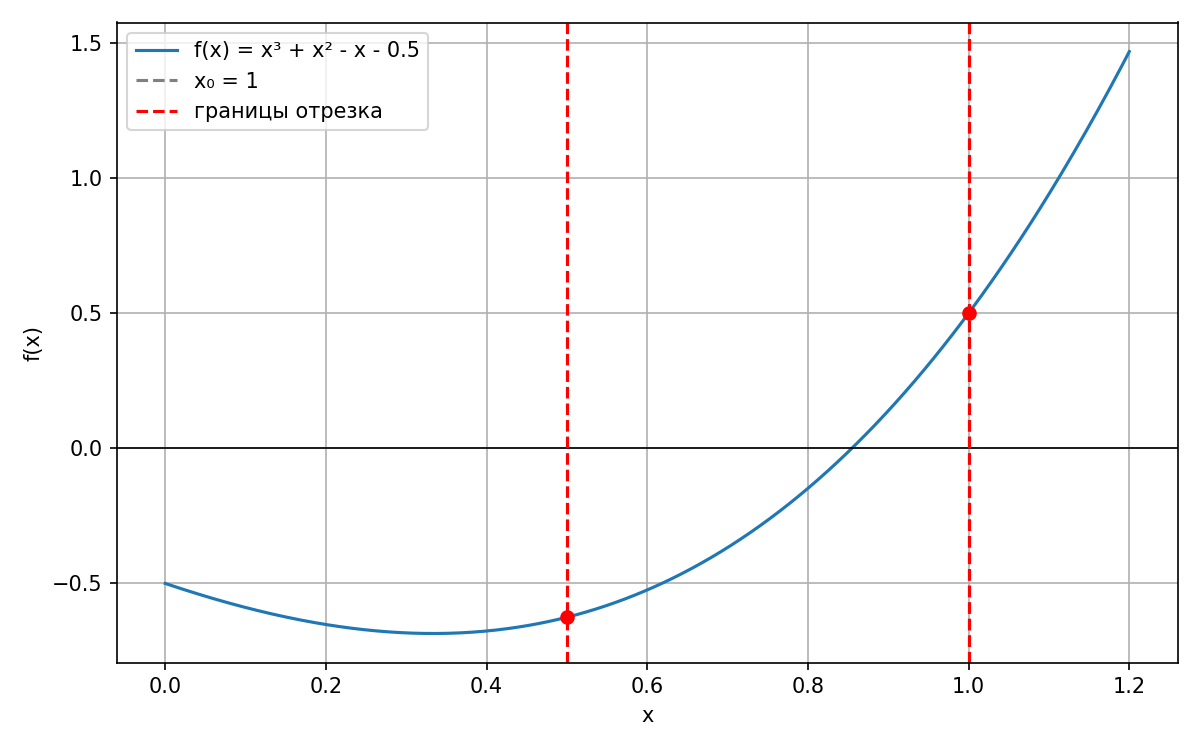

This figure's Python source:
"""Решение нелинейного уравнения методами итераций и Ньютона."""

import numpy as np

from utils import read_json, setup_output, show


INPUT_FILE = "nonlinear_equation_input.json"


def function(x):
    """Вычислить значение исходной функции."""
    return x ** 3 + x ** 2 - x - 0.5


def derivative(x):
    """Вычислить значение первой производной."""
    return 3 * x ** 2 + 2 * x - 1


def iteration_function(x):
    """Вычислить следующее приближение метода простой итерации."""
    return np.cbrt(-x ** 2 + x + 0.5)


def iteration_derivative(x):
    """Вычислить производную итерационной функции."""
    radicand = -x ** 2 + x + 0.5
    return (1 - 2 * x) / (3 * np.cbrt(radicand) ** 2)


def simple_iterations(initial, epsilon, max_iterations, contraction):
    """Найти корень методом простой итерации."""
    if not 0 <= contraction < 1:
        raise ValueError("на выбранном отрезке не выполнено условие сходимости")

    x = initial
    history = []
    for iteration in range(1, max_iterations + 1):
        next_x = iteration_function(x)
        error = contraction / (1 - contraction) * abs(next_x - x)
        history.append((iteration, next_x, error, abs(function(next_x))))
        if error <= epsilon:
            return next_x, iteration, history
        x = next_x
    raise ValueError("метод простой итерации не сошёлся")


def newton_method(initial, epsilon, max_iterations, zero_tolerance):
    """Найти корень методом Ньютона."""
    x = initial
    history = []
    for iteration in range(1, max_iterations + 1):
        derivative_value = derivative(x)
        if abs(derivative_value) <= zero_tolerance:
            raise ValueError("производная метода Ньютона близка к нулю")

        next_x = x - function(x) / derivative_value
        error = abs(next_x - x)
        history.append((iteration, next_x, error, abs(function(next_x))))
        if error <= epsilon:
            return next_x, iteration, history
        x = next_x
    raise ValueError("метод Ньютона не сошёлся")


def compare_methods(simple_count, newton_count):
    """Сравнить количество итераций двух методов."""
    if simple_count == newton_count:
        return "Методы сошлись за одинаковое количество итераций."
    if simple_count < newton_count:
        return "Метод простой итерации потребовал меньше итераций."
    return "Метод Ньютона потребовал меньше итераций."


def create_plot(initial, bounds, plot_config):
    """Построить график функции для выбора начального приближения."""
    import matplotlib.pyplot as plt

    left_bound, right_bound = bounds
    x_values = np.linspace(*plot_config["x_range"], plot_config["points"])
    plt.figure(figsize=(8, 5))
    plt.plot(x_values, function(x_values), label="f(x) = x³ + x² - x - 0.5")
    plt.axhline(0, color="black", linewidth=0.8)
    plt.axvline(initial, color="gray", linestyle="--", label=f"x₀ = {initial:g}")
    plt.axvline(
        left_bound,
        color="red",
        linestyle="--",
        label="границы отрезка",
    )
    plt.axvline(right_bound, color="red", linestyle="--")
    plt.scatter(
        [left_bound, right_bound],
        [function(left_bound), function(right_bound)],
        color="red",
        zorder=3,
    )
    plt.xlabel("x")
    plt.ylabel("f(x)")
    plt.grid(True)
    plt.legend()
    plt.tight_layout()
    plt.savefig(plot_config["function_file"], dpi=plot_config["dpi"])
    plt.close()


def create_error_plot(
    simple_history,
    newton_history,
    reference_root,
    plot_config,
):
    """Построить график ошибки относительно эталонного корня."""
    import matplotlib.pyplot as plt

    plt.figure(figsize=(8, 5))
    for history, label in (
        (simple_history, "Простая итерация"),
        (newton_history, "Метод Ньютона"),
    ):
        iterations = [item[0] for item in history]
        errors = [abs(item[1] - reference_root) for item in history]
        plt.semilogy(iterations, errors, marker="o", label=label)

    plt.xlabel("Номер итерации k")
    plt.ylabel("Погрешность приближения")
    iterations = {
        item[0]
        for history in (simple_history, newton_history)
        for item in history
    }
    plt.xticks(sorted(iterations))
    plt.grid(True, which="both", linestyle="--", alpha=0.7)
    plt.legend()
    plt.tight_layout()
    plt.savefig(plot_config["error_file"], dpi=plot_config["dpi"])
    plt.close()


def main():
    try:
        config = read_json(INPUT_FILE)
        epsilon = float(config["epsilon"])
        reference_epsilon = np.longdouble(epsilon) ** 2
        max_iterations = int(config["max_iterations"])
        left_bound, right_bound = map(float, config["interval"])
        initial_guess = float(config["initial_guess"])
        zero_tolerance = float(config["zero_tolerance"])
        plot_config = config["plot"]

        if epsilon <= 0 or max_iterations <= 0 or zero_tolerance <= 0:
            raise ValueError("точности и число итераций должны быть положительными")
        if left_bound >= right_bound:
            raise ValueError("левая граница должна быть меньше правой")

        contraction = max(
            abs(iteration_derivative(left_bound)),
            abs(iteration_derivative(right_bound)),
        )
        simple_root, simple_count, simple_history = simple_iterations(
            initial_guess,
            epsilon,
            max_iterations,
            contraction,
        )
        newton_root, newton_count, newton_history = newton_method(
            initial_guess,
            epsilon,
            max_iterations,
            zero_tolerance,
        )
        reference_root, _, _ = newton_method(
            np.longdouble(initial_guess),
            reference_epsilon,
            max_iterations,
            np.longdouble(zero_tolerance),
        )
        create_plot(initial_guess, (left_bound, right_bound), plot_config)
        create_error_plot(
            simple_history,
            newton_history,
            reference_root,
            plot_config,
        )

        setup_output(precision=int(config["output_precision"]))
        print("Уравнение: x³ + x² - x - 0.5 = 0")
        print(f"Заданная точность ε: {epsilon:g}")
        print(f"Отрезок локализации корня: [{left_bound:g}, {right_bound:g}]")
        print(f"Начальное приближение x₀: {initial_guess:g}")
        print(f"Коэффициент сжатия q: {contraction:.6g}")
        show("Корень методом простой итерации", simple_root)
        show("Невязка метода простой итерации", abs(function(simple_root)))
        print(f"Количество итераций: {simple_count}")
        show("Корень методом Ньютона", newton_root)
        show("Невязка метода Ньютона", abs(function(newton_root)))
        print(f"Количество итераций: {newton_count}")
        show("Сравнение скорости сходимости", compare_methods(simple_count, newton_count))
        print(f"\nГрафик функции сохранён в файл {plot_config['function_file']}")
        print(f"График погрешности сохранён в файл {plot_config['error_file']}")
    except (KeyError, OSError, TypeError, ValueError) as error:
        print(f"Ошибка: {error}")


if __name__ == "__main__":
    main()
